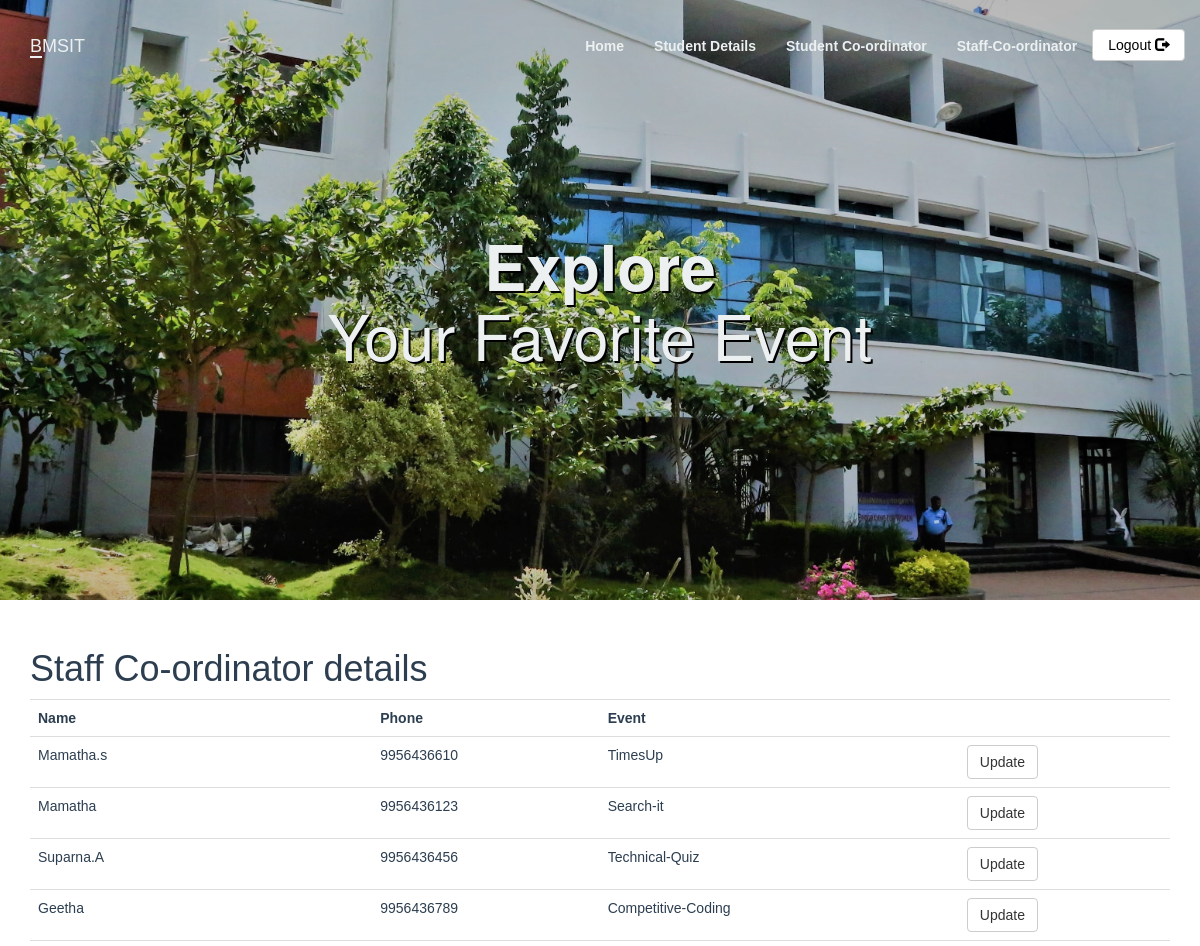
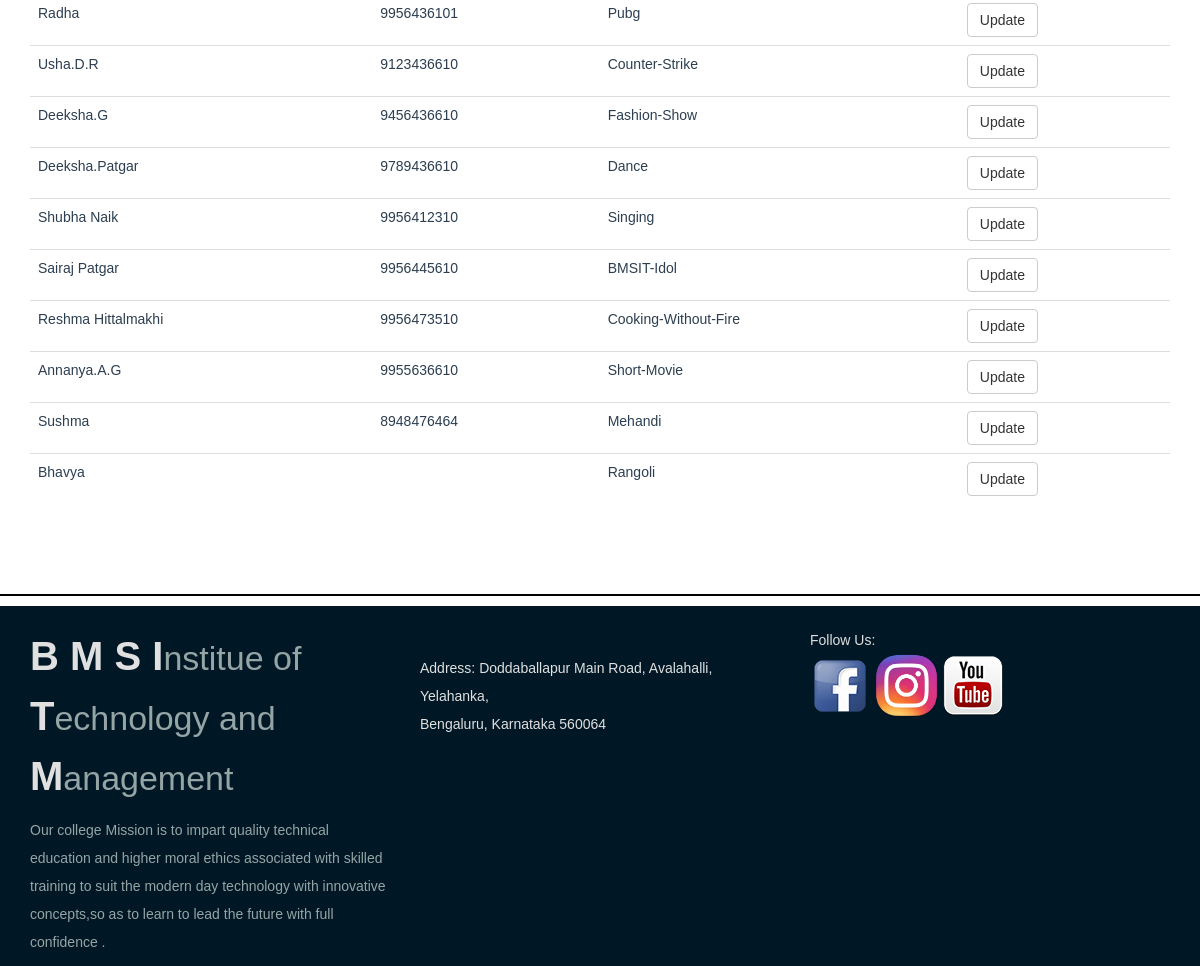
The page /Staff_cordinator.php on the database its author committed (2 pictures, top to bottom).
### tables this page shows
CREATE TABLE `staff_coordinator` (
  `stid` int(11) NOT NULL,
  `name` varchar(100) NOT NULL,
  `phone` varchar(10) DEFAULT NULL,
  `event_id` int(11) DEFAULT NULL
);

CREATE TABLE `events` (
  `event_id` int(11) NOT NULL,
  `event_title` varchar(50) NOT NULL,
  `event_price` int(11) DEFAULT NULL,
  `participents` int(100) DEFAULT 0,
  `img_link` text DEFAULT NULL,
  `type_id` int(11) DEFAULT NULL
);

### Staff_cordinator.php (the view, shortened to what this page needs)
<?php
include_once 'classes/db1.php';
$result = mysqli_query($conn,"SELECT * FROM staff_coordinator s ,events e where e.event_id= s.event_id");
?>
<!DOCTYPE html>
<html>
<head>
        <?php require 'utils/styles.php'; ?>
    </head>
<body><?php include 'utils/adminHeader.php'?>
<div class = "content">
<div class = "container">
<h1>Staff Co-ordinator details</h1>
<?php
if (mysqli_num_rows($result) > 0) {
?>
 <table class="table table-hover" >
  <tr>
    <th>Name</th>
    <th>Phone</th>
    <th>Event</th>
    <th></th>
  </tr>
<?php
while($row = mysqli_fetch_array($result)) {
?>
<tr>
    <td><?php echo $row["name"]; ?></td>
    <td><?php echo $row["phone"]; ?></td>
    <td><?php echo $row["event_title"]; ?></td>
    <td> <?php echo '<a  href="updateStaff.php?id='.$row['event_id'].'" class = "btn btn-default"> Update</a>'?></td>
</tr>
<?php
}
?>
</table>
 <?php
}
else{
    echo "No result found";
}
?>
</div>
</div>
 </body>
 <?php include 'utils/footer.php';?>
</html>

### utils/styles.php
<link rel = "stylesheet" type = "text/css" href = "css/bootstrap.css">
<link rel = "stylesheet" type = "text/css" href = "css/style.css">

### utils/adminHeader.php (shortened to what this page needs)
<head>
</head>
        <?php require 'utils/styles.php'; ?>
<header class="bgImage" >
    <nav class="navbar" >
        <div class="container">
            <div class="navbar-header">
                <a class = "navbar-brand">
                   BMSIT
                </a>
            </div>
            <ul class="nav navbar-nav navbar-right">
            <li><a href = "adminPage.php"><strong>Home</strong></a></li>
            <li><a href = "Stu_details.php"><strong>Student Details</strong></a></li>
                    <li><a href = "Stu_cordinator.php"><strong>Student Co-ordinator</strong></a></li>
                    <li><a href = "Staff_cordinator.php"><strong>Staff-Co-ordinator</strong></a></li>
                    <li class="btnlogout"><a class = "btn btn-default navbar-btn" href = "index.php">Logout <span class = "glyphicon glyphicon-log-out"></span></a></li>
            </ul>
        </div>
    </nav>
    <div class = "col-md-12">
        <div class = "container">
            <div class = "jumbotron">
                <h1><strong>Explore<br></strong> Your Favorite Event</h1>
    </div>
</header>

### utils/footer.php
<hr class = "footerline">
<footer>
    <div class = "container">
        <div class = "row">
            <section>
                <div class = "footerContent col-md-4">
                    <p class = "footerContent1">
                        <strong>B</strong><span class = "small footerSubtext"></span>
                        <strong>M</strong><span class = "small footerSubtext"></span>
                        <strong>S</strong><span class = "small footerSubtext"></span>
                        <strong>I</strong><span class = "small footerSubtext">nstitue of</span>
                        <strong>T</strong><span class = "small footerSubtext">echnology and</span>
                        <strong>M</strong><span class = "small footerSubtext">anagement</span>
                    </p>
                    <p class = "footerSubtext2">
                    Our college Mission is to impart quality technical education and higher moral ethics associated with skilled training to suit the modern day technology with innovative concepts,so as to learn to lead the future with full confidence
                  .
                    </p>
                </div>
            </section>
            <section>
                <div class = "footcontent col-md-4">
                <p> <br>
                 Address: Doddaballapur Main Road,
                            Avalahalli, Yelahanka,
                    <br>Bengaluru, Karnataka 560064 </p>
                </div>
            </section>
            <section>
                <div class = "footcontent col-md-4">
                    Follow Us:<br>
                    <a href="https://www.facebook.com/bmsit"><img src = "images/facebook.png"></a>
                    <a href="https://www.instagram.com/bmsit_m/?hl=en"><img src = "images/instagram.png" width="65px"></a>
                        <a href="https://www.youtube.com/channel/UCZLUwjJYZZvXvfPketkZZMQ"><img src = "images/youtube.png"></a>
                </div>
            </section>
        </div>
    </div>
</footer>

### css/style.css (style rules this page uses)
body { overflow-x: hidden; }
hr { border-top: 2px solid black; margin-top: 40px; margin-bottom: 40px; }
header .navbar { padding: 20px 0; font-family: Arial, Helvetica, sans-serif; }
header .navbar-header a::first-letter { border-bottom: 2px solid #ecf0f1; }
header .navbar-nav a { color: #ecf0f1; padding-bottom: 12px; }
header .navbar-nav a:link { position: relative; }
header .btnlogout a { padding-top: 5px; }
header .navbar-nav a:before { content: ""; position: absolute; width: 100%; height: 3px; left: 0; background-color: #ecf0f1; visibility: hidden; -webkit-transform: scaleX(0); transform: scaleX(0); -webkit-transition: all 0.3s ease-in-out 0s; transition: all 0.3s ease-in-out 0s; margin-top: 25px; }
header .navbar-header a { color: #ecf0f1; }
header .navbar-nav .btn { color: black; padding-bottom: 5px; margin: 8px 0px; }
.jumbotron { background-color: transparent; color: #ecf0f1; text-align: center; margin-top: 50px; text-shadow: 2px 2px black; }
.footerline { margin-top: 70px; margin-bottom: 10px; }
.content { font-family: Arial, Helvetica, sans-serif; color: #2C3E50; }
footer { font-family: Arial, Helvetica, sans-serif; color: #E0E0E0; line-height: 2; background-color: #001825; padding-top: 20px; }
.footerContent > .footerContent1 { font-size: 40px; line-height: 1.5; }
.footerSubtext { color: #95a5a6; }
.footerContent > .footerSubtext2 { color: #95a5a6; font-size: 14px; }
.footcontent { color: #E0E0E0; }

### utils/adminHeader.php (style rules this page uses)
.bgImage { background-image: url(images/collegemains.jpg); background-size: cover; background-position: center center; height: 600px; margin-bottom: 29px; }

### rows shown on the page
staff_coordinator: name "Mamatha.s", phone "9956436610", event.event_title "TimesUp"
staff_coordinator: name "Mamatha", phone "9956436123", event.event_title "Search-it"
staff_coordinator: name "Suparna.A", phone "9956436456", event.event_title "Technical-Quiz"
staff_coordinator: name "Geetha", phone "9956436789", event.event_title "Competitive-Coding"
staff_coordinator: name "Radha", phone "9956436101", event.event_title "Pubg"
staff_coordinator: name "Usha.D.R", phone "9123436610", event.event_title "Counter-Strike"
staff_coordinator: name "Deeksha.G", phone "9456436610", event.event_title "Fashion-Show"
staff_coordinator: name "Deeksha.Patgar", phone "9789436610", event.event_title "Dance"
staff_coordinator: name "Shubha Naik", phone "9956412310", event.event_title "Singing"
staff_coordinator: name "Sairaj Patgar", phone "9956445610", event.event_title "BMSIT-Idol"
staff_coordinator: name "Reshma Hittalmakhi", phone "9956473510", event.event_title "Cooking-Without-Fire"
staff_coordinator: name "Annanya.A.G", phone "9955636610", event.event_title "Short-Movie"
staff_coordinator: name "Sushma", phone "8948476464", event.event_title "Mehandi"
staff_coordinator: name "Bhavya", event.event_title "Rangoli"
